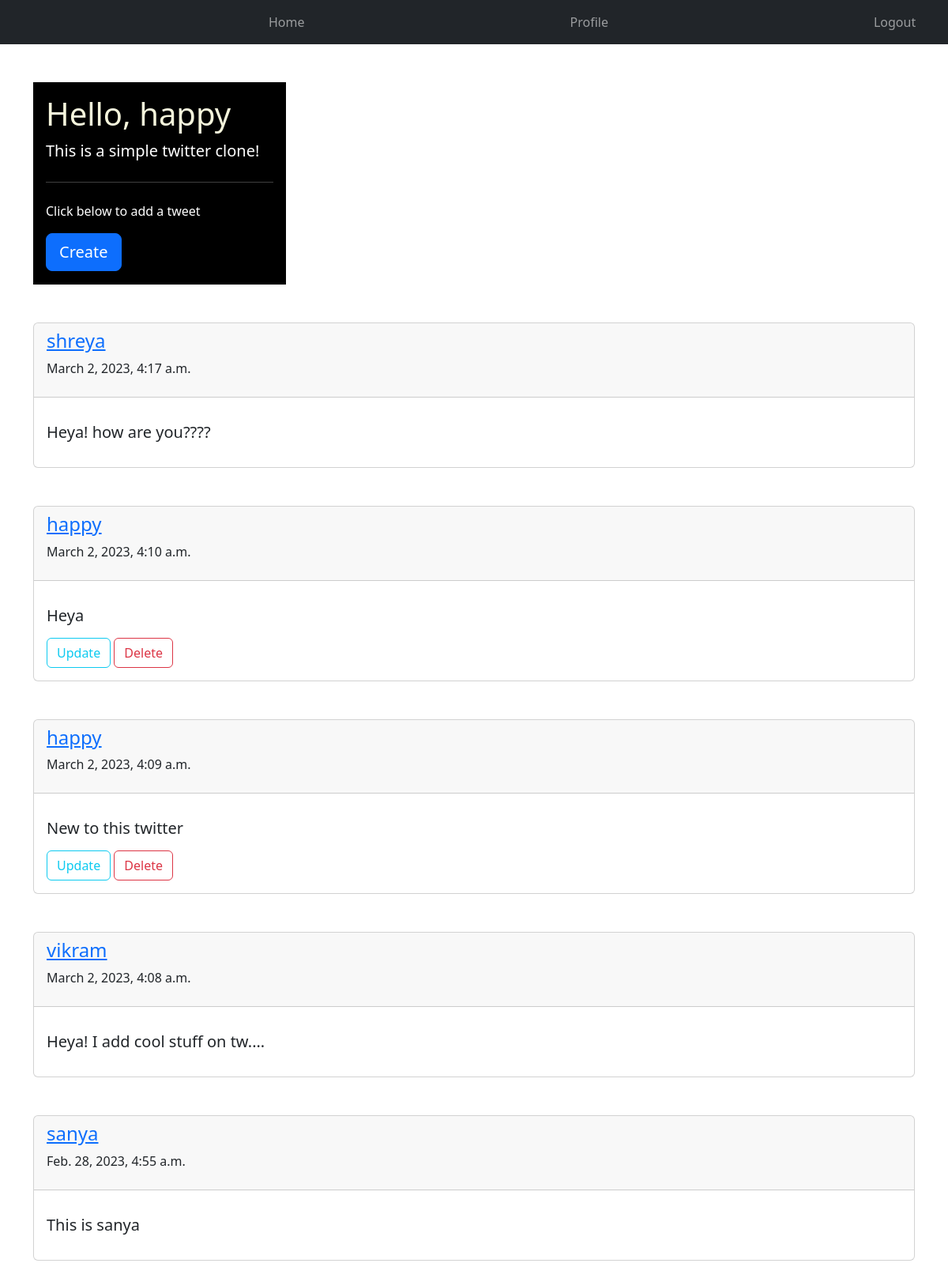
Screenshot of / (signed in) with the database file from the repository.
### feed/models.py (models this page shows)
class tweet(models.Model):
    text=models.TextField(max_length=700, default='')
    datetime = models.DateTimeField(default=timezone.now)
    uname = models.ForeignKey(User, on_delete=models.CASCADE)

### feed/views.py (the view)
# urls.py: path('', TweetListView.as_view(), name='home'),
class TweetListView(LoginRequiredMixin, ListView):
    model = tweet
    template_name = 'feed/home.html'
    ordering = ['-datetime']

### feed/templates/feed/home.html
{% extends 'feed/base.html' %}
{% block content %}
    <div class="container">
        <div class="jumbotron" style="width: 20rem; height: 16rem; background-color: black; color:white; padding: 1rem;">
            <h1 class="display-6" style="color: beige;">Hello, {{user.username}}</h1>
            <p class="lead">This is a simple twitter clone!</p>
            <hr class="my-4">
            <p>Click below to add a tweet</p>
            <p class="lead" style="margin-bottom: .5rem;">
              <a class="btn btn-primary btn-lg" href="{% url 'create' %}" role="button">Create</a>
            </p>
        </div>
        {% for tweet in object_list %}
                <br><br>
                <div class="card">
                    <div class="card-header">
                        <a href=""><h4>{{tweet.uname}}</h4></a>
                        <p>{{tweet.datetime}}</p>
                    </div>
                    <div class="card-body">
                        <p class="card-text"><h5>{{tweet.text}}</h5></p>
                        {% if tweet.uname == user %}
                            <a href="{% url 'update' tweet.id %}" class="btn btn-outline-info">Update</a>
                            <a href="{% url 'delete' tweet.id %}" class="btn btn-outline-danger">Delete</a>
                        {% endif %}
                    </div>
                </div>
        {% endfor %}
        <br><br>
    </div>
{% endblock content %}

### feed/templates/feed/base.html (shortened to what this page needs)
<!DOCTYPE html>
<html lang="en">
<head>
    <link href="https://cdn.jsdelivr.net/npm/bootstrap@5.3.0-alpha1/dist/css/bootstrap.min.css" rel="stylesheet">
</head>
<body>
  <nav class="navbar navbar-expand-lg bg-dark navbar-dark">
    <div class="container-fluid">
      <div class="collapse navbar-collapse" id="navbarNav">
        <ul class="navbar-nav">
          <li class="nav-item">
            <a class="nav-link " style="margin-left: 20rem;" href="{% url 'home' %}">Home</a>
          </li>
          <li class="nav-item">
            <a class="nav-link" style="margin-left: 20rem;" href="{% url 'profile' %}">Profile</a>
          </li>
          <li class="nav-item ml-5">
            <a class="nav-link" style="margin-left: 20rem;" href="{% url 'logout' %}">Logout</a>
          </li>
        </ul>
      </div>
    </div>
  </nav>
  <br><br>
    {% block content %}{% endblock content %}
</body>
</html>

### rows the page displays
tweet: uname "shreya", datetime "March 2, 2023, 4:17 a.m.", text "Heya! how are you????"
tweet: uname "happy", datetime "March 2, 2023, 4:10 a.m.", text "Heya", shows "Update"
tweet: uname "happy", datetime "March 2, 2023, 4:09 a.m.", text "New to this twitter", shows "Update"
tweet: uname "vikram", datetime "March 2, 2023, 4:08 a.m.", text "Heya! I add cool stuff on tw...."
tweet: uname "sanya", datetime "Feb. 28, 2023, 4:55 a.m.", text "This is sanya"

### other values shown
{{ user.username }} "happy"
